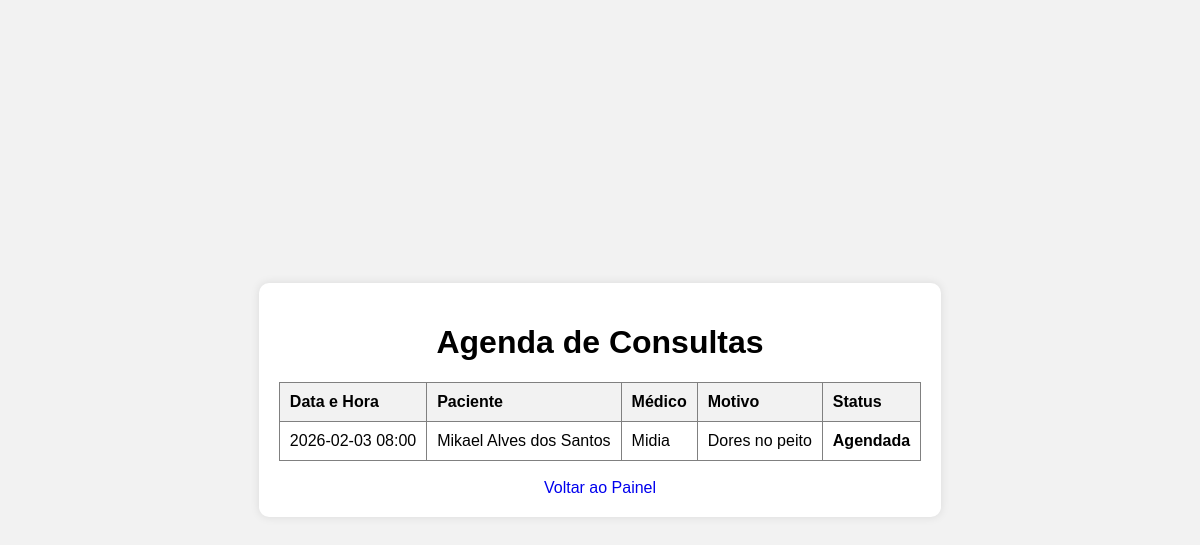
The page /consultas on the database its author committed.
### tables this page shows
CREATE TABLE consultas(
            id INTEGER PRIMARY KEY AUTOINCREMENT,
            paciente_id INTEGER,
            profissional_id INTEGER,
            data_hora TEXT,
            descricao TEXT,
            status TEXT DEFAULT 'Agendada',
            FOREIGN KEY(paciente_id) REFERENCES pacientes(id),
            FOREIGN KEY(profissional_id) REFERENCES profissionais(id)
        );

CREATE TABLE pacientes(
            id INTEGER PRIMARY KEY AUTOINCREMENT,
            usuario_id INTEGER,
            nome TEXT NOT NULL,
            idade INTEGER,
            sexo TEXT,
            cpf TEXT UNIQUE,
            endereco TEXT,
            telefone TEXT,
            FOREIGN KEY(usuario_id) REFERENCES usuarios(id)
        );

CREATE TABLE profissionais(
            id INTEGER PRIMARY KEY AUTOINCREMENT,
            usuario_id INTEGER,
            nome TEXT NOT NULL,
            especialidade TEXT,
            registro_conselho TEXT UNIQUE,
            FOREIGN KEY(usuario_id) REFERENCES usuarios(id)
        );

### app.py (the view)
@app.route('/consultas')
def listar_consultas():
    conn = sqlite3.connect('gestao_hospitalar.db')
    cursor = conn.cursor()
    cursor.execute('''
        SELECT
            consultas.id,
            pacientes.nome,
            profissionais.nome,
            consultas.data_hora,
            consultas.descricao,
            consultas.status
        FROM consultas
        JOIN pacientes ON consultas.paciente_id = pacientes.id
        JOIN profissionais ON consultas.profissional_id = profissionais.id
        ORDER BY consultas.data_hora
    ''')
    consultas = cursor.fetchall()
    conn.close()
    return render_template('consultas.html', consultas=consultas)

### templates/consultas.html (shortened to what this page needs)
<!DOCTYPE html>
<html lang="pt-br">
<head>
    <link rel="stylesheet" href="{{ url_for('static', filename='styles.css') }}">
</head>
<body>
    <div class="container" style="max-width: 800px;">
        <h1>Agenda de Consultas</h1>
        <table border="1" width="100%" style="border-collapse: collapse; text-align: left; background-color: white;">
            <thead>
                <tr style="background-color: #f2f2f2;">
                    <th style="padding: 10px;">Data e Hora</th>
                    <th style="padding: 10px;">Paciente</th>
                    <th style="padding: 10px;">Médico</th>
                    <th style="padding: 10px;">Motivo</th>
                    <th style="padding: 10px;">Status</th>
                </tr>
            </thead>
            <tbody>
                {% for c in consultas %}
                <tr>
                    <td style="padding: 10px;">{{ c[3] }}</td>
                    <td style="padding: 10px;">{{ c[1] }}</td>
                    <td style="padding: 10px;">{{ c[2] }}</td>
                    <td style="padding: 10px;">{{ c[4] }}</td>
                    <td style="padding: 10px;"><strong>{{ c[5] }}</strong></td>
                </tr>
                {% else %}
                <tr>
                    <td colspan="5" style="padding: 20px; text-align: center;">Nenhuma consulta agendada no momento.</td>
                </tr>
                {% endfor %}
            </tbody>
        </table>
        <br>
        <a href="{{ url_for('index') }}" class="back-btn submit-btn" style="display: inline-block; text-decoration: none; text-align: center;">Voltar ao Painel</a>
    </div>
</body>
</html>

### static/styles.css (style rules this page uses)
body { background-color: #f2f2f2; font-family: Arial, sans-serif; display: flex; justify-content: center; align-items: center; height: 100vh; margin: 0; }
.container { text-align: center; background-color: #fff; padding: 20px; border-radius: 10px; box-shadow: 0 0 10px rgba(0, 0, 0, 0.1); }

### rows shown on the page
consultas: data_hora "2026-02-03 08:00", nome "Mikael Alves dos Santos", nome "Midia", descricao "Dores no peito", status "Agendada"
